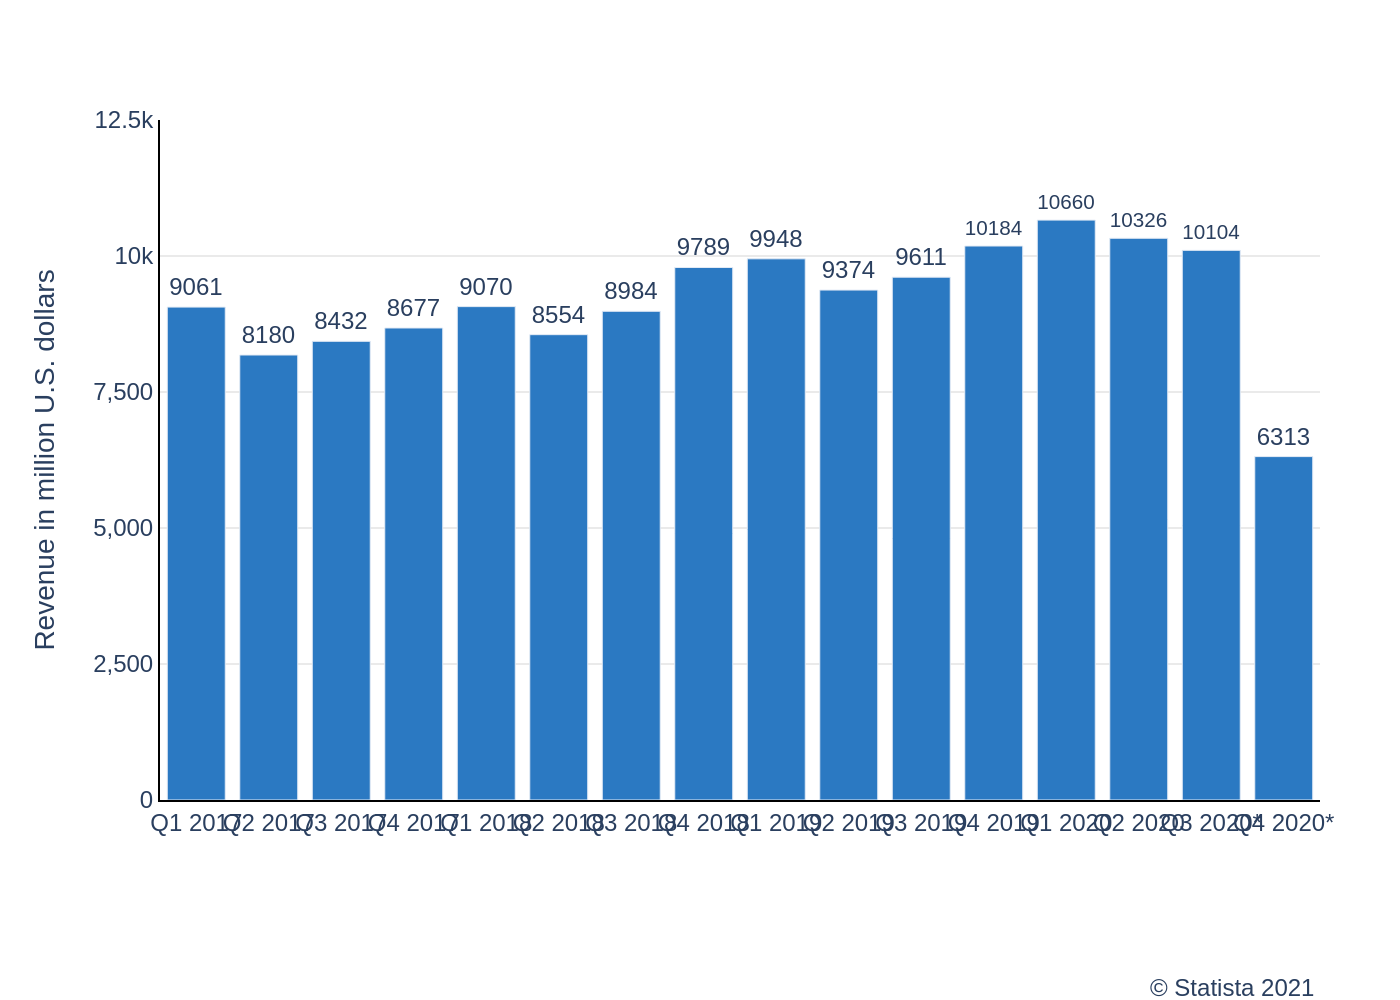

Write the Python code that produced this figure.
import sys
import json
import os
import plotly.graph_objects as go

if len(sys.argv) != 2:
    print("Usage: python generate_chart.py <path_to_json_file>")
    sys.exit(1)

json_path = sys.argv[1]

try:
    with open(json_path, 'r', encoding='utf-8') as f:
        chart_config = json.load(f)
except FileNotFoundError:
    print(f"Error: JSON file not found at {json_path}")
    sys.exit(1)
except json.JSONDecodeError:
    print(f"Error: Could not decode JSON from {json_path}")
    sys.exit(1)

chart_data = chart_config.get('chart_data', [])
texts = chart_config.get('texts', {})
colors = chart_config.get('colors', [])

categories = [item['category'] for item in chart_data]
values = [item['value'] for item in chart_data]

fig = go.Figure()

fig.add_trace(go.Bar(
    x=categories,
    y=values,
    marker_color=colors[0] if colors else None,
    text=values,
    textposition='outside',
    texttemplate='%{y:d}',
    cliponaxis=False
))

fig.update_layout(
    font=dict(family="Arial", size=12),
    plot_bgcolor='white',
    paper_bgcolor='white',
    showlegend=False,
    margin=dict(l=80, r=40, t=60, b=100),
    yaxis=dict(
        title=texts.get('y_axis_title'),
        range=[0, 12500],
        tickvals=[0, 2500, 5000, 7500, 10000, 12500],
        showgrid=True,
        gridcolor='#EAEAEA',
        gridwidth=1,
        zeroline=False,
        separatethousands=True
    ),
    xaxis=dict(
        title=texts.get('x_axis_title'),
        showgrid=False,
        tickangle=0
    )
)

fig.update_xaxes(showline=True, linewidth=1, linecolor='black')
fig.update_yaxes(showline=True, linewidth=1, linecolor='black')

annotations = []
if texts.get('source_text'):
    annotations.append(
        dict(
            xref='paper',
            yref='paper',
            x=1.0,
            y=-0.25,
            xanchor='right',
            yanchor='top',
            text=texts.get('source_text'),
            showarrow=False,
            align='right',
            font=dict(size=12)
        )
    )

fig.update_layout(annotations=annotations)

base_filename = os.path.splitext(os.path.basename(json_path))[0]
output_filename = f"{base_filename}.png"

fig.write_image(output_filename, scale=2)

print(f"Chart saved as {output_filename}")
